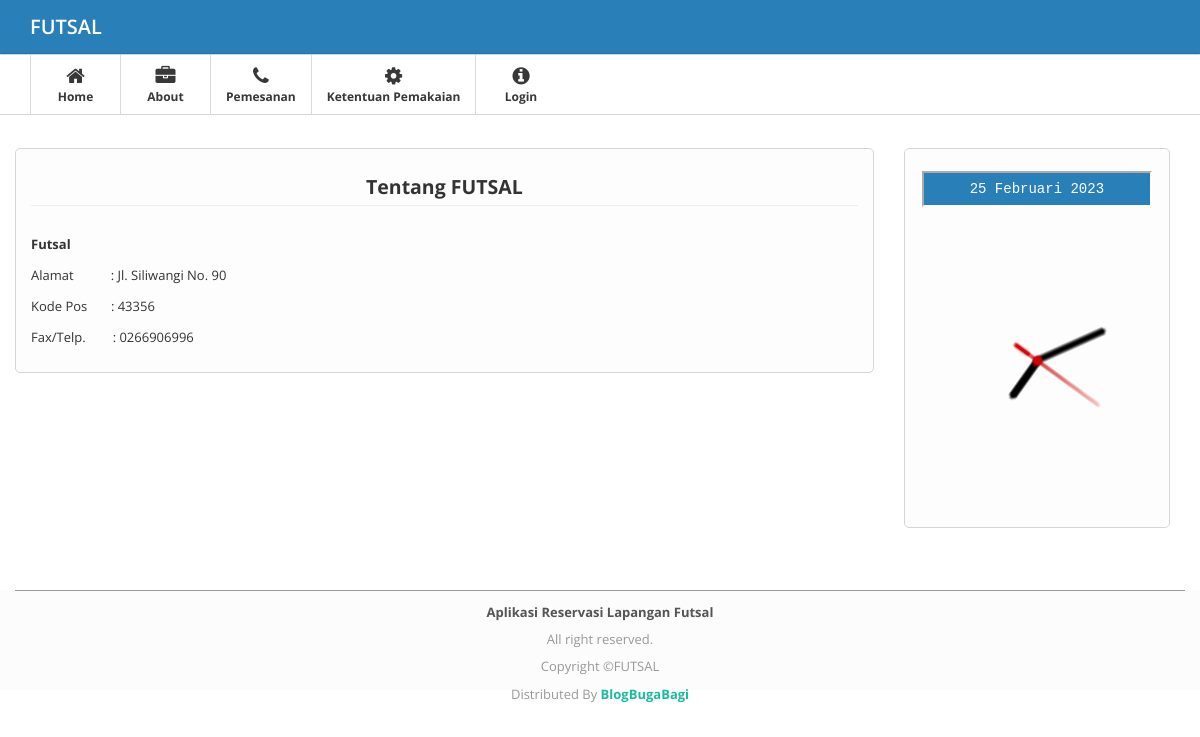
The page /index.php?modul=profil on the database its author committed.
### tables this page shows
CREATE TABLE IF NOT EXISTS `profil` (
  `id_profil` int(11) NOT NULL AUTO_INCREMENT,
  `namafutsal` varchar(35) NOT NULL,
  `alamat` text NOT NULL,
  `kodepos` varchar(5) NOT NULL,
  `fax` char(20) NOT NULL,
  `no_hp` char(12) NOT NULL,
  PRIMARY KEY (`id_profil`)
);

CREATE TABLE IF NOT EXISTS `about` (
  `id_about` int(11) NOT NULL AUTO_INCREMENT,
  `isi` text NOT NULL,
  PRIMARY KEY (`id_about`)
);

### db/config.php (called while the page is built, shortened)
<?php
$host = 'localhost';
$user = 'root';
$password = '';
$db = 'futsal';
$koneksi = mysqli_connect($host, $user, $password, $db);
$zz = mysqli_fetch_array(mysqli_query($koneksi, "Select * from profil where id_profil='1'"));
$namaprofil = $zz['namafutsal'];

### index.php (the view, shortened to what this page needs)
<?php
include("db/config.php");
?>
<!DOCTYPE html>
<html lang="en">
<head>
  <link href="ckeditor/content.css" rel="stylesheet" type="text/css" />
  <link href="css/bootstrap.css" rel="stylesheet">
  <link href="css/bootstrap.min.css" rel="stylesheet">
  <link href="css/bootstrap-responsive.min.css" rel="stylesheet">
  <link href="css/font-awesome.css" rel="stylesheet">
  <link href="css/style.css" rel="stylesheet">
  <link href="css/pages/dashboard.css" rel="stylesheet">
  <link rel="stylesheet" type="text/css" href="plug/BeatPicker.min.css">
  <link rel="stylesheet" href="media/css/jquery.dataTables.css" type="text/css" />
</head>
<body>
  <div class="navbar navbar-fixed-top">
    <div class="navbar-inner">
      <div class="container"><span class="icon-bar"></span><span class="icon-bar"></span><span class="icon-bar"></span> </a><a class="brand" href="index.php">
          <?php if (empty($_SESSION['namapengunjung'])) {
            echo "$namaprofil";
          } else {
            echo "Pemesanan Lapangan Futsal";
          }
          ?></a>
      </div>
    </div>
  </div>
  <div class="subnavbar">
    <div class="subnavbar-inner">
      <div class="container">
        <?php include('menu.php'); ?>
      </div>
    </div>
  </div>
  <div class="main">
    <div class="main-inner">
      <div class="container">
        <div class="row">
          <?php
          if (!empty($_GET['modul'])) {
            if (file_exists("modul/$_GET[modul].php")) {
              include("modul/$_GET[modul].php");
            } else {
              echo "<h2>Error !<br/>Halaman Tidak Di Temukan !</h2>";
            }
          } ?>
        </div>
      </div>
    </div>
  </div>
  <br />
  <br />
  <br />
  <br />
  <br />
  <footer class="application-footer">
    <div class="container">
      <p><b>Aplikasi Reservasi Lapangan Futsal</b></p>
      <div class="disclaimer">
        <div class="disclaimer">
          <p>All right reserved.</p>
          <p>Copyright ©<?php echo "$namaprofil"; ?></p>
          <p>Distributed By <a href="http://blogbugabagi.blogspot.com" target="_blank" rel="noopener noreferrer"><b>BlogBugaBagi</b></a></p>
        </div>
      </div>
  </footer>
</body>
</html>

### modul/profil.php
  <div class="col-md-9" >
                <div class="widget">
                   <div class="widget-content">
                      <legend align="center"><b>Tentang <?php echo "$namaprofil";?></b></legend>
                    <div class="post">
                      <div class="entry">
                        <div id='isi'>
<?php
$idk='1';
 $about=mysql_query("select id_about,isi from about where id_about='$idk'");
$rr=mysql_fetch_array($about);
echo "$rr[isi]";
?>
  </div>
  </div>
</div>
                                </div>
                           </div>
                    </div>
                    <?php include 'modul/menu_kanan.php'; ?>

### css/style.css (style rules this page uses)
.application-footer { background-color: #fcfcfc; z-index: 900; height: 100px; margin-top: -100px; clear: both; position: relative; }
.application-footer .container { padding-top: 10px; color: #555555; text-align: center; border-top: 1px solid #999999; }
.application-footer .container p { margin: 0 0 5px; }
.disclaimer { text-align: center; font-size: 11px; color: #999999; }
body { background: #FFFFFF; font: 13px/1.7em 'Open Sans'; }
p { font: 13px/1.7em 'Open Sans'; }
.navbar .container { position: relative; }
.navbar-inner { padding: 7px 0; background: #2980b9; -moz-border-radius: 0; -webkit-border-radius: 0; border-radius: 0; }
.navbar-fixed-top { position: static; }
.navbar .brand { font-weight: 600; position: relative; top: 2px; }
.subnavbar { margin-bottom: 2.5em; }
.subnavbar-inner { height: 60px; background: #fff; border-bottom: 1px solid #d6d6d6; }
.main { padding-bottom: 2em; border-bottom: 0px solid #000; }
.widget { position: relative; clear: both; width: auto; margin-bottom: 2em; overflow: hidden; }
.widget-content { padding: 20px 15px 15px; background: #FDFDFD; border: 1px solid #D5D5D5; -moz-border-radius: 5px; -webkit-border-radius: 5px; border-radius: 5px; }
.widget-content:before, .widget-content:after { content:""; display:table; }
.widget-content:after { clear:both; }
.widget-content { zoom:1; }

### rows shown on the page
profil: namafutsal "FUTSAL"
about: isi "Futsal Alamat : Jl. Siliwangi No. 90 Kode Pos : 43356 Fax/Telp. : 0266906996"
